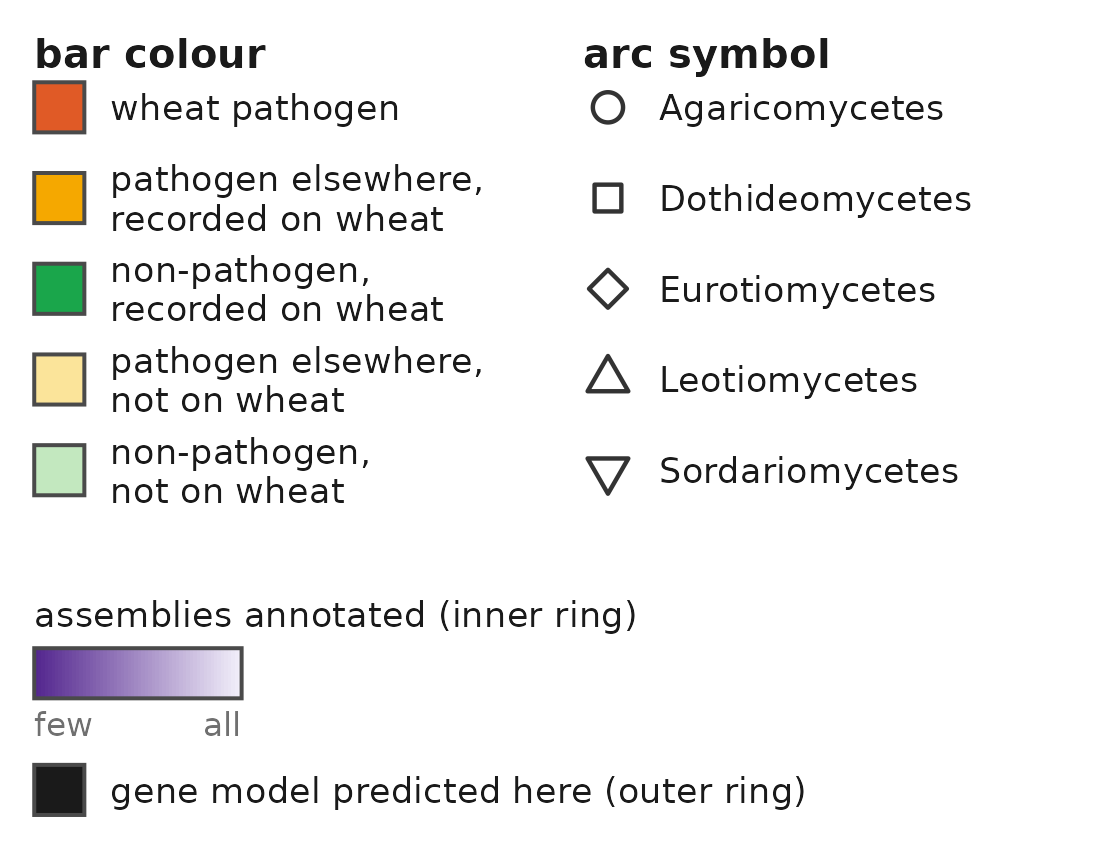

Source code (R):
#!/usr/bin/env Rscript
# tree_legend.R — the key for panel B, drawn as its own file.
#
#   Rscript release/02_reference/figures/tree/tree_legend.R
#
# Reads  tree_tips.tsv, tree_arcs.tsv   (prep_tree.py and tree.R, beside this script)
# Writes tree_legend.png
#
# Separate from the fan on purpose. A legend welded into the panel fixes its size and
# position relative to the plot, which makes the panel unplaceable.
#
# TWO COLUMNS: bar colour on the left, arc symbol on the right, the ring ramp beneath them.
# One column would be ~5 in tall and the page band is 3.3; side by side it is 2.5.
#
# The SHAPE ASSIGNMENT IS READ BACK from tree_arcs.tsv, which tree.R writes while drawing,
# so the key cannot drift from the panel. The colours are mirrored by hand from
# scripts/_palette.py MATRIX and tree.R CAT_COLOUR; keep those three in step.

suppressPackageStartupMessages({ library(ggplot2) })

CAT <- c(wheat_pathogen   = "#e05a26",
         onwheat_pathogen = "#f5a800",
         onwheat_resident = "#1aa64b",
         plant_pathogen   = "#fbe49a",
         plant_resident   = "#c3e8bf")
CAT_LABEL <- c(wheat_pathogen   = "wheat pathogen",
               onwheat_pathogen = "pathogen elsewhere,\nrecorded on wheat",
               onwheat_resident = "non-pathogen,\nrecorded on wheat",
               plant_pathogen   = "pathogen elsewhere,\nnot on wheat",
               plant_resident   = "non-pathogen,\nnot on wheat")
RING_PALE <- "#f2effa"; RING_DARK <- "#54278f"   # prep_tree.py ratio_colour() endpoints
PRED_COLOUR <- "#1a1a1a"                         # tree.R's predicted-model ring
INK <- "#1a1a1a"; MUTED <- "#707070"

OUT_IN <- 3.67                # band is 7.67 wide: 3.80 matrix + 0.20 gutter + this
SW <- 0.58                    # swatch side, in legend units
ROW <- 1.05
C1 <- 0.0                     # column origins
C2 <- 6.35
RAMP_W <- 2.4
XMIN <- -0.15; XMAX <- 12.1   # declared, so the PNG aspect is derived and never clipped

here <- dirname(sub("^--file=", "", grep("^--file=", commandArgs(FALSE), value = TRUE)[1]))
if (is.na(here) || !nzchar(here)) here <- "."
tips <- read.delim(file.path(here, "tree_tips.tsv"), stringsAsFactors = FALSE)
arcs <- read.delim(file.path(here, "tree_arcs.tsv"), stringsAsFactors = FALSE)
stopifnot(all(unique(tips$category) %in% names(CAT)))   # a new category must reach the key

n <- length(CAT)
ytop <- n * ROW
col1 <- data.frame(y = seq(n, 1) * ROW, fill = unname(CAT), lab = unname(CAT_LABEL))
col2 <- data.frame(y = seq(nrow(arcs), 1) * ROW, shape = arcs$shape, lab = arcs$class)

ry <- -1.30                                     # the ramp row, under both columns
py <- ry - 1.35                                 # the predicted-model row, under the ramp
YMAX <- ytop + 1.05
YMIN <- py - 0.70

ramp_edges <- seq(C1, C1 + RAMP_W, length.out = 61)
ramp <- data.frame(xmin = ramp_edges[-61], xmax = ramp_edges[-1],
                   fill = colorRampPalette(c(RING_DARK, RING_PALE))(60))

p <- ggplot() +
  # headers
  annotate("text", x = C1, y = ytop + 0.62, label = "bar colour", hjust = 0, size = 3.4,
           fontface = "bold", colour = INK) +
  annotate("text", x = C2, y = ytop + 0.62, label = "arc symbol", hjust = 0, size = 3.4,
           fontface = "bold", colour = INK) +
  # column 1: the five panel-A cells
  geom_rect(data = col1, aes(xmin = C1, xmax = C1 + SW, ymin = y - SW / 2, ymax = y + SW / 2),
            fill = col1$fill, colour = "#4a4a4a", linewidth = 0.45) +
  geom_text(data = col1, aes(x = C1 + SW + 0.3, y = y, label = lab), hjust = 0, size = 3.0,
            colour = INK, lineheight = 0.92) +
  # column 2: the taxonomic classes marked on the fan
  geom_point(data = col2, aes(x = C2 + SW / 2, y = y, shape = shape), size = 2.9,
             fill = "white", colour = "#333333", stroke = 0.75) +
  scale_shape_identity() +
  geom_text(data = col2, aes(x = C2 + SW + 0.3, y = y, label = lab), hjust = 0, size = 3.0,
            colour = INK) +
  # the annotation-ratio ramp
  annotate("text", x = C1, y = ry + SW / 2 + 0.40, label = "assemblies annotated (inner ring)",
           hjust = 0, size = 3.0, colour = INK) +
  geom_rect(data = ramp, aes(xmin = xmin, xmax = xmax, ymin = ry - SW / 2, ymax = ry + SW / 2),
            fill = ramp$fill) +
  annotate("rect", xmin = C1, xmax = C1 + RAMP_W, ymin = ry - SW / 2, ymax = ry + SW / 2,
           fill = NA, colour = "#4a4a4a", linewidth = 0.45) +
  annotate("text", x = C1, y = ry - SW / 2 - 0.30, label = "few", hjust = 0, size = 2.8,
           colour = MUTED) +
  annotate("text", x = C1 + RAMP_W, y = ry - SW / 2 - 0.30, label = "all", hjust = 1,
           size = 2.8, colour = MUTED) +
  # the predicted-model ring. Counted from the tips table so the key cannot claim a mark
  # the fan does not draw.
  annotate("rect", xmin = C1, xmax = C1 + SW, ymin = py - SW / 2, ymax = py + SW / 2,
           fill = PRED_COLOUR, colour = "#4a4a4a", linewidth = 0.45) +
  annotate("text", x = C1 + SW + 0.3, y = py, hjust = 0, size = 3.0, colour = INK,
           label = "gene model predicted here (outer ring)") +
  coord_fixed(xlim = c(XMIN, XMAX), ylim = c(YMIN, YMAX), expand = FALSE) +
  theme_void() +
  theme(plot.background = element_rect(fill = "white", colour = NA),
        plot.margin = margin(4, 4, 4, 4))

# coord_fixed means the PNG must carry the extents' own aspect, or ggplot pads one axis.
out <- file.path(here, "tree_legend.png")
ragg::agg_png(out, width = OUT_IN, height = OUT_IN * (YMAX - YMIN) / (XMAX - XMIN),
              units = "in", res = 300, background = "white")
print(p); invisible(dev.off())
cat(sprintf("  -> %s  (%d colours, %d classes)\n", out, nrow(col1), nrow(col2)))
